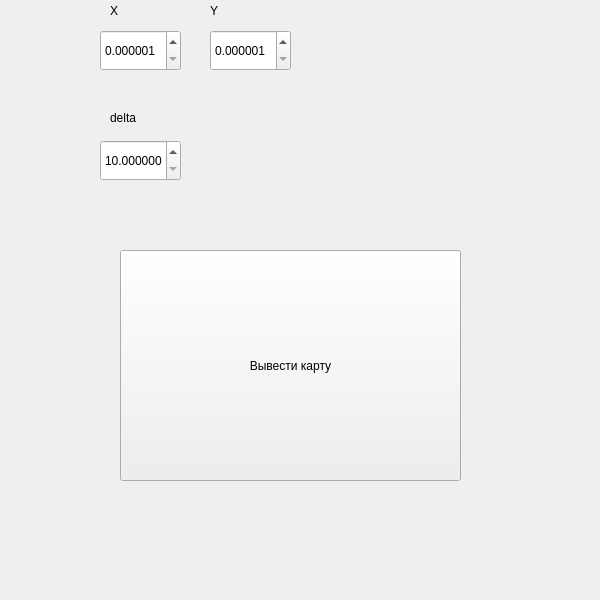
<?xml version="1.0" encoding="UTF-8"?>
<ui version="4.0">
 <class>Form</class>
 <widget class="QWidget" name="Form">
  <property name="geometry">
   <rect>
    <x>0</x>
    <y>0</y>
    <width>600</width>
    <height>600</height>
   </rect>
  </property>
  <property name="windowTitle">
   <string>Form</string>
  </property>
  <widget class="QDoubleSpinBox" name="doubleSpinBox">
   <property name="geometry">
    <rect>
     <x>100</x>
     <y>30</y>
     <width>81</width>
     <height>41</height>
    </rect>
   </property>
   <property name="sizePolicy">
    <sizepolicy hsizetype="Maximum" vsizetype="Fixed">
     <horstretch>0</horstretch>
     <verstretch>0</verstretch>
    </sizepolicy>
   </property>
   <property name="toolTipDuration">
    <number>-2</number>
   </property>
   <property name="correctionMode">
    <enum>QAbstractSpinBox::CorrectToPreviousValue</enum>
   </property>
   <property name="decimals">
    <number>6</number>
   </property>
   <property name="minimum">
    <double>0.000001000000000</double>
   </property>
   <property name="maximum">
    <double>100.000000000000000</double>
   </property>
   <property name="singleStep">
    <double>0.000001000000000</double>
   </property>
  </widget>
  <widget class="QPushButton" name="pushButton">
   <property name="geometry">
    <rect>
     <x>120</x>
     <y>250</y>
     <width>341</width>
     <height>231</height>
    </rect>
   </property>
   <property name="text">
    <string>Вывести карту</string>
   </property>
  </widget>
  <widget class="QLabel" name="label">
   <property name="geometry">
    <rect>
     <x>110</x>
     <y>0</y>
     <width>21</width>
     <height>21</height>
    </rect>
   </property>
   <property name="text">
    <string>X</string>
   </property>
  </widget>
  <widget class="QLabel" name="label_2">
   <property name="geometry">
    <rect>
     <x>210</x>
     <y>0</y>
     <width>21</width>
     <height>21</height>
    </rect>
   </property>
   <property name="text">
    <string>Y</string>
   </property>
  </widget>
  <widget class="QLabel" name="label_3">
   <property name="geometry">
    <rect>
     <x>110</x>
     <y>110</y>
     <width>55</width>
     <height>16</height>
    </rect>
   </property>
   <property name="text">
    <string>delta</string>
   </property>
  </widget>
  <widget class="QDoubleSpinBox" name="doubleSpinBox_2">
   <property name="geometry">
    <rect>
     <x>210</x>
     <y>30</y>
     <width>81</width>
     <height>41</height>
    </rect>
   </property>
   <property name="decimals">
    <number>6</number>
   </property>
   <property name="minimum">
    <double>0.000001000000000</double>
   </property>
   <property name="maximum">
    <double>100.000000000000000</double>
   </property>
   <property name="singleStep">
    <double>0.000001000000000</double>
   </property>
  </widget>
  <widget class="QDoubleSpinBox" name="doubleSpinBox_3">
   <property name="geometry">
    <rect>
     <x>100</x>
     <y>140</y>
     <width>81</width>
     <height>41</height>
    </rect>
   </property>
   <property name="decimals">
    <number>6</number>
   </property>
   <property name="minimum">
    <double>10.000000000000000</double>
   </property>
   <property name="maximum">
    <double>100.000000000000000</double>
   </property>
   <property name="singleStep">
    <double>0.000001000000000</double>
   </property>
  </widget>
 </widget>
 <resources/>
 <connections/>
</ui>
